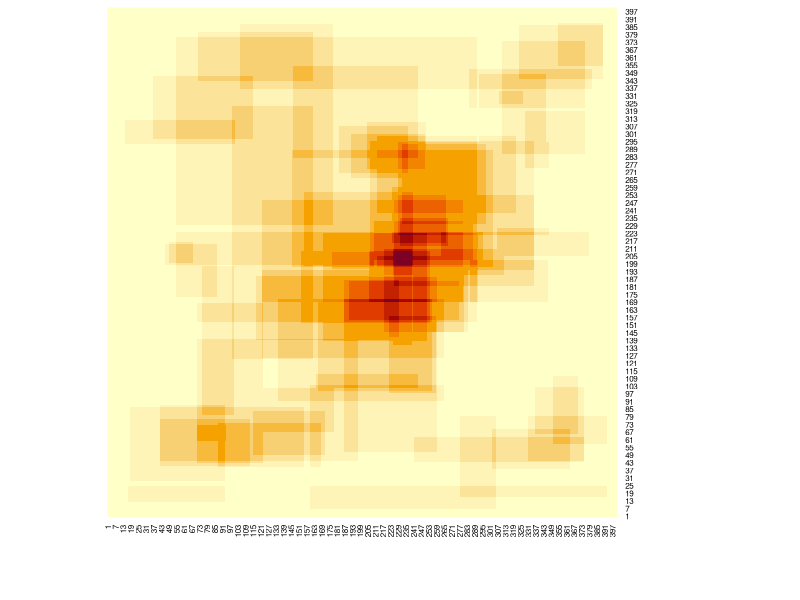

Source code (R): (Note: this script raises an error after producing the figure.)
library(dplyr)
library(openxlsx)
library(gplots)
library(ggplot2)

answerstable <- read.csv(file = 'myapp/Data/RQ1_corrected.csv', header=TRUE) #importiere das answers file
dfall <- answerstable %>% filter(QUES2SURV_METHOD == "classic" & ANS2SURV_ANSWERED == 1)
scenarios <- as.data.frame(table(dfall$QUES_ID))
numberscenarios  <- nrow(scenarios)
for (anz in 1:numberscenarios) {
  actualscenario =as.vector(scenarios[anz,1])
  print (actualscenario)
  scentext <- (paste0("Scenario ", actualscenario))
  print (actualscenario) 
  df <- answerstable %>% filter(QUES2SURV_METHOD == "classic" & ANS2SURV_ANSWERED == 1 & QUES_ID == actualscenario)# & ACC2SURV_ACCID == "22")
  #print (df)
  numberofanswers <- nrow(df)
  D <- as.data.frame(expand.grid(1:400,1:400))
  D <- cbind(D,0)
  names(D) <- c("x","y","count")

for (i in 1:numberofanswers){
  print (i)
  AccId <- df[i,"ACC2SURV_ACCID"]
  QuesId <- df[i,"QUES_ID"]
  UncertaintyI <- df[i,"uncertaintyIPixel"]
  UncertaintyO <- df[i,"uncertaintyOPixel"]
  Role <- df[i,"ACC2SURV_ROLE"]
  GroupId <- df[i,"ACC2SURV_GROUPID"]
  x.min <- df[i,"X1Pixel"]
  x.max <- df[i,"X2Pixel"]
  y.min <- df[i,"Y1Pixel"]
  y.max <- df[i,"Y2Pixel"]
  
  
  index <- which( D[,"x"] >= x.min & D[,"x"] <= x.max &
                    D[,"y"] >= y.min & D[,"y"] <= y.max)
  
  D[index,"count"] <- D[index,"count"] + 1 
 
  
}

  
  scenfile <- (paste0("myapp/files/4_heatmap/",scentext,"_transformed_new.xlsx"))
  scenpic <- (paste0("myapp/pictures/17_heatmap_pixel_graphic/",scentext,"_heatmap.bmp"))
  
  mat1 <- matrix(D$count,ncol=400,nrow=400,byrow=TRUE)
  datahm <- as.matrix(mat1)  
  
  bmp(file=scenpic, width = 1000, height = 1000, units = 'px', res = 100)
  heatmap(datahm, Colv = NA, Rowv = NA, scale="none")
  dev.off()
  
  
#print (D)  

#print (scenfile)

write.csv(D, paste0("myapp/files/4_heatmap/", scentext,"_transformed_new.csv"), row.names=TRUE)
write.xlsx(D,file = scenfile, rowNames=TRUE)
  
}
